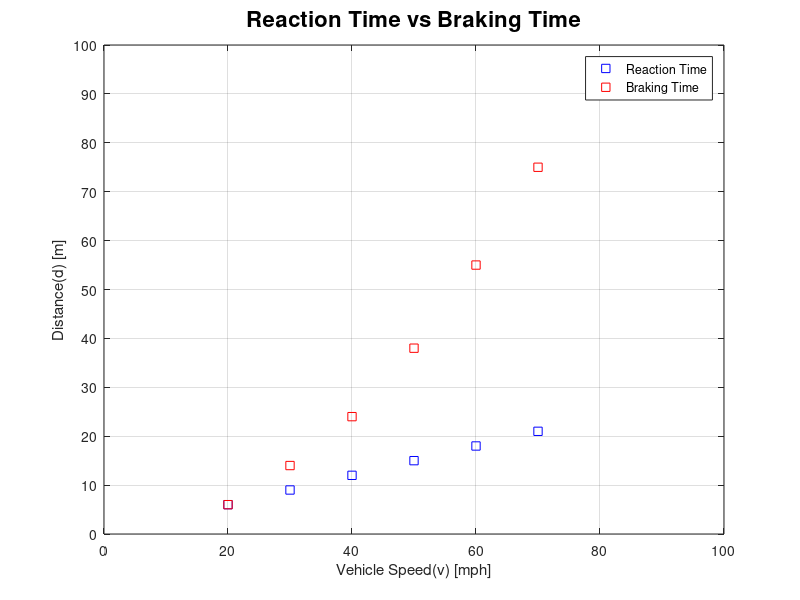

Source code (MATLAB):
%{
ENGR1250
Name: Gia Dao
Date: 4/10/2020
Problem Statement: Create a proper plot following the data
consider the vehicle speed versus reaction distance and 
braking distance

Variables:
db = braking distance [m]
dr = reaction distance [m]
v = vehicle speed [mph]
%}
%data points
v = [20,30,40,50,60,70];
dr = [6,9,12,15,18,21];
db = [6,14,24,38,55,75];
figure('color','w');
plot(v,dr,'sb',v,db,'sr');
axis([0 100 0 100]);
grid on;
%set y-axis to count by 10's
set(gca,'Ytick',0:10:100);
%set the name for x-axis of the graph
xlabel('Vehicle Speed(v) [mph]');
%set the name for y-axis of the graph
ylabel('Distance(d) [m]');
%set the title for the graph
title('Reaction Time vs Braking Time','FontWeight','bold','FontSize',16);
legend('Reaction Time','Braking Time');